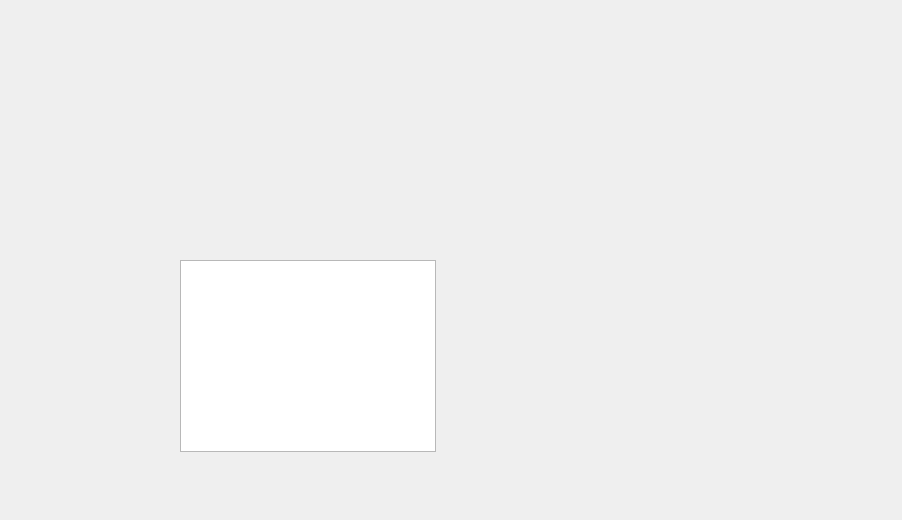
<?xml version="1.0" encoding="UTF-8"?>
<ui version="4.0">
 <class>Dialog</class>
 <widget class="QDialog" name="Dialog">
  <property name="geometry">
   <rect>
    <x>0</x>
    <y>0</y>
    <width>902</width>
    <height>520</height>
   </rect>
  </property>
  <property name="windowTitle">
   <string>Dialog</string>
  </property>
  <widget class="QTableView" name="tableView">
   <property name="geometry">
    <rect>
     <x>180</x>
     <y>260</y>
     <width>256</width>
     <height>192</height>
    </rect>
   </property>
  </widget>
 </widget>
 <resources/>
 <connections/>
</ui>
